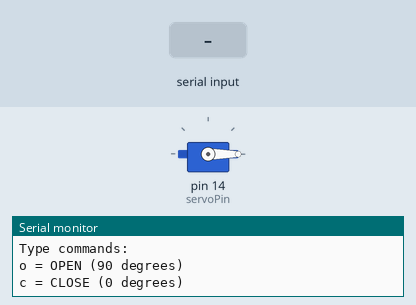
Simulated run of this sketch. Board: Arduino Uno, built with avr-gcc and run on an emulated ATmega328P. Shown: servo, the last lines printed to the serial monitor. Inputs (shaded band) come from the test bench.

Above: at 1.2 s.
1.3 s: "o" received over Serial
At 2.3 s:
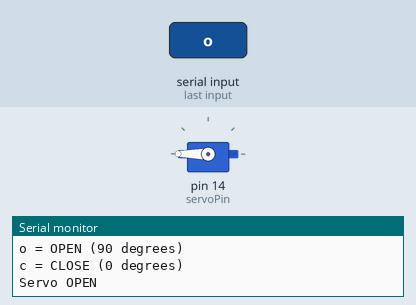
2.8 s: "c" received over Serial
At 3.4 s:
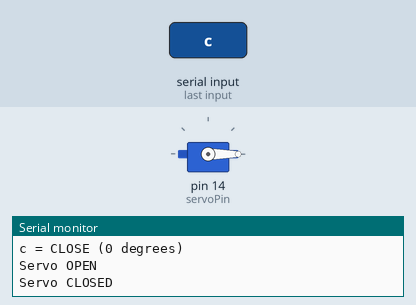
Timing chart, 0 to 5.8 s (numbered marks = the images above; inputs shaded):
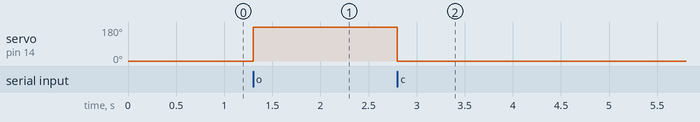

Measured:
- after the input at 1.3 s, servo on pin 14 (servoPin): 0° → 180° at once
- after the input at 2.8 s, servo on pin 14 (servoPin): 180° → 0° at once

The sketch:

Servo_test.ino
```cpp
#include <Servo.h>

Servo myservo;
int servoPin = 14;   // connect servo signal to pin 14

void setup() {
  Serial.begin(115200);
  myservo.attach(servoPin);

  myservo.write(0);   // initial zero position

  Serial.println("Type commands:");
  Serial.println("o = OPEN (90 degrees)");
  Serial.println("c = CLOSE (0 degrees)");
}

void loop() {

  if (Serial.available()) {
    char command = Serial.read();

    if (command == 'o') {
      myservo.write(180);
      Serial.println("Servo OPEN");
    }

    if (command == 'c') {
      myservo.write(0);
      Serial.println("Servo CLOSED");
    }
  }
}
```
